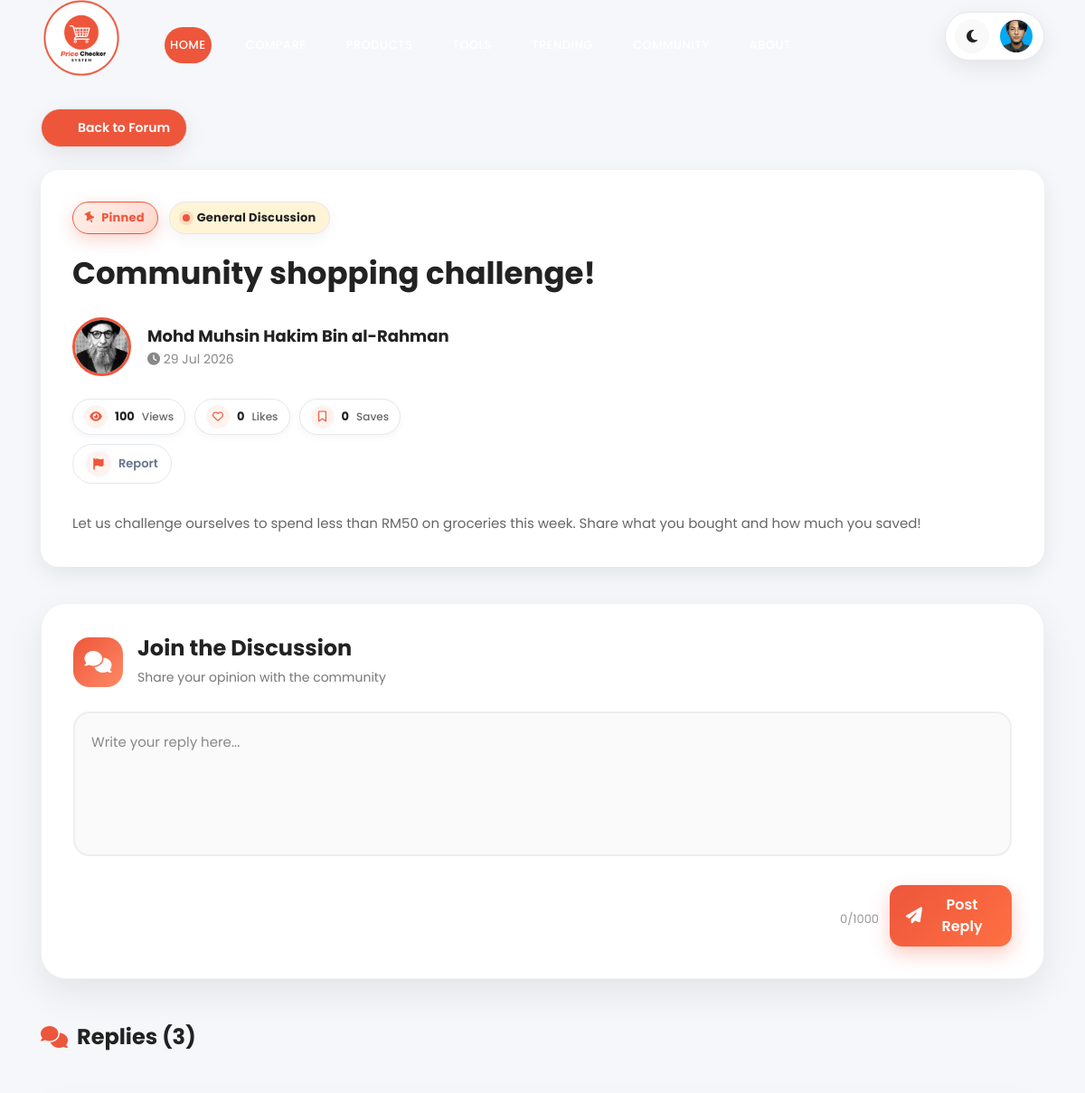
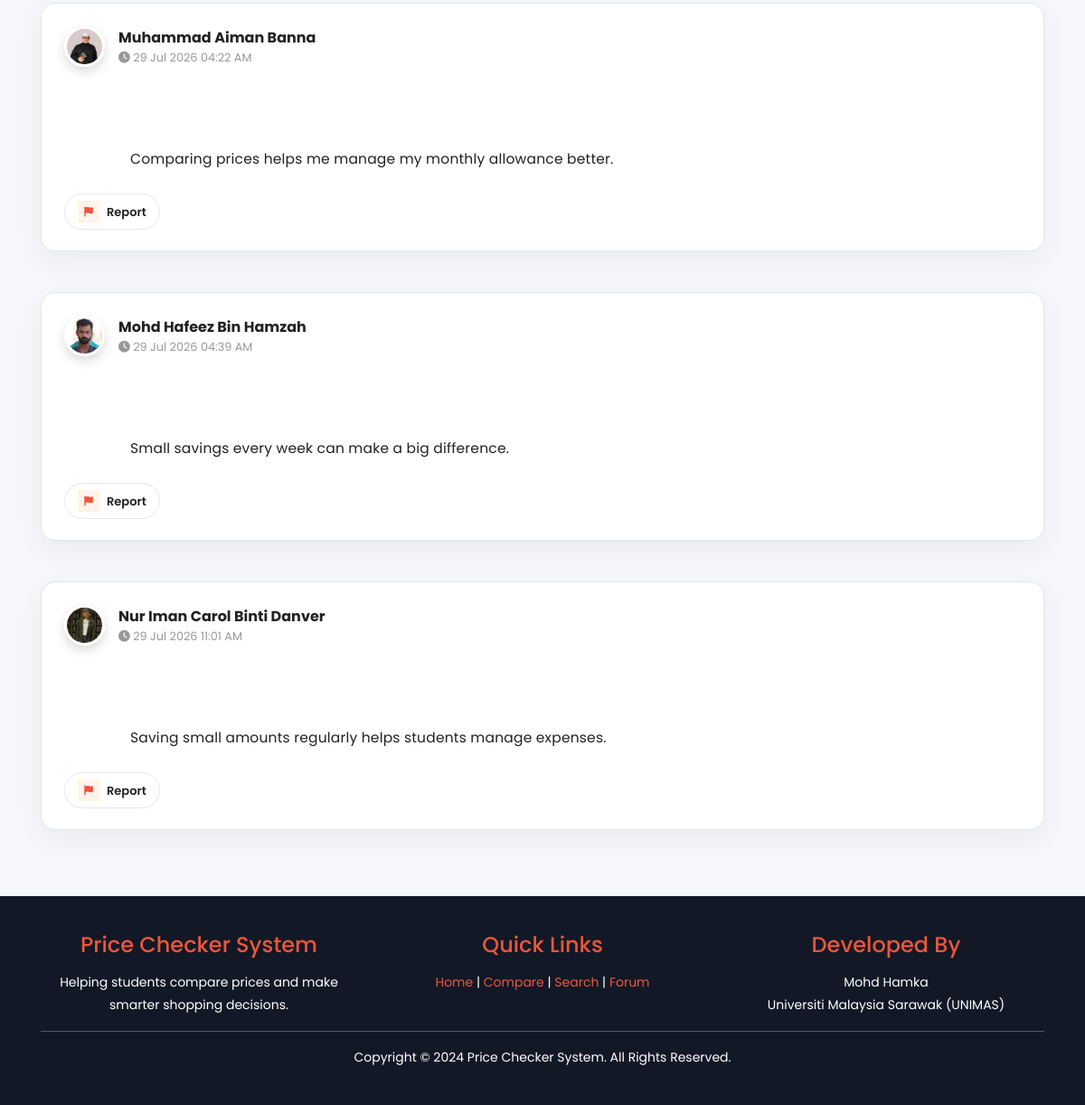
/src/student/viewTopic.php?id=51 (signed in), run on the app's committed database (2 pictures, top to bottom).
### tables this page shows
CREATE TABLE `student` (
  `studentID` int(11) NOT NULL,
  `fullName` varchar(255) NOT NULL,
  `username` varchar(255) NOT NULL,
  `email` varchar(255) NOT NULL,
  `password` varchar(255) NOT NULL,
  `studentIMG` varchar(255) NOT NULL,
  `logStatus` varchar(255) NOT NULL,
  `created_at` timestamp NOT NULL DEFAULT current_timestamp()
);

CREATE TABLE `forumtopic` (
  `topicID` int(11) NOT NULL,
  `studentID` int(11) NOT NULL,
  `categoryID` int(11) NOT NULL,
  `topicTitle` varchar(200) NOT NULL,
  `topicContent` text NOT NULL,
  `views` int(11) DEFAULT 0,
  `isPinned` tinyint(1) DEFAULT 0,
  `isLocked` tinyint(1) DEFAULT 0,
  `status` enum('Active','Hidden') DEFAULT 'Active',
  `created_at` timestamp NOT NULL DEFAULT current_timestamp(),
  `updated_at` timestamp NOT NULL DEFAULT current_timestamp() ON UPDATE current_timestamp(),
  `topicTags` varchar(255) DEFAULT NULL
);

CREATE TABLE `forumcategory` (
  `categoryID` int(11) NOT NULL,
  `categoryName` varchar(100) NOT NULL,
  `categoryDescription` varchar(255) DEFAULT NULL,
  `created_at` timestamp NOT NULL DEFAULT current_timestamp()
);

CREATE TABLE `forumreply` (
  `replyID` int(11) NOT NULL,
  `topicID` int(11) NOT NULL,
  `studentID` int(11) NOT NULL,
  `replyContent` text NOT NULL,
  `created_at` timestamp NOT NULL DEFAULT current_timestamp(),
  `updated_at` timestamp NULL DEFAULT current_timestamp() ON UPDATE current_timestamp()
);

### src/student/includes/header.php (shortened to what this page needs)
<?php
$currentPage = basename($_SERVER['PHP_SELF']);
$isDashboard = ($currentPage == "dashboard.php");
?>
<header class="header-area header-sticky">
    <div class="container">
        <div class="row">
            <div class="col-12">
                <nav class="main-nav">
                    <a href="../student/dashboard.php" class="logo">
                        <img src="../../assets/images/logo.png">
                    </a>
                    <ul class="nav">
                        <li>
                            <a href="<?php echo $isDashboard ? '#top' : '../student/dashboard.php#top'; ?>" class="nav-link active">
                                Home
                            </a>
                        </li>
                        <li>
                            <a href="<?php echo $isDashboard ? '#compare' : '../student/dashboard.php#compare'; ?>" class="nav-link">
                            </a>
                        </li>
                        <li>
                            <a href="<?php echo $isDashboard ? '#search' : '../student/dashboard.php#search'; ?>" class="nav-link">
                            </a>
                        </li>
                        <li>
                            <a href="<?php echo $isDashboard ? '#tools' : '../student/dashboard.php#tools'; ?>" class="nav-link">
                            </a>
                        </li>
                        <li>
                            <a href="<?php echo $isDashboard ? '#trend' : '../student/dashboard.php#trend'; ?>" class="nav-link">
                            </a>
                        </li>
                        <li>
                            <a href="<?php echo $isDashboard ? '#community' : '../student/dashboard.php#community'; ?>" class="nav-link">
                            </a>
                        </li>
                        <li>
                            <a href="<?php echo $isDashboard ? '#why-us' : '../student/dashboard.php#why-us'; ?>" class="nav-link">
                            </a>
                        </li>
                    </ul>
                    <div class="user-actions">
                        <button id="themeToggle"
                                class="theme-btn"
                                type="button">
                            <i class="fa-solid fa-moon"></i>
                        </button>
                        <div class="dropdown">
                            <img src="<?php echo $img; ?>"
                                 class="profile-avatar">
                        </div>
                    </div>
                </nav>
            </div>
        </div>
    </div>
</header>

### src/includes/forum/forumTopicHeader.php (shortened to what this page needs)
<div class="topic-header-card">
    <div class="topic-header-top">
        <?php if($topic['isPinned']){ ?>
            <span class="pin-badge">
                <i class="fa fa-thumb-tack"></i>
                Pinned
            </span>
        <?php } ?>
        <span class="category-badge">
            <span class="category-dot"></span>
            <?php echo htmlspecialchars($topic['categoryName']); ?>
        </span>
    </div>
    <h1 class="topic-header-title">
        <?php echo htmlspecialchars($topic['topicTitle']); ?>
    </h1>
    <div class="topic-header-author">
        <img
        src="<?php echo !empty($topic['studentIMG']) ? $topic['studentIMG'] : '../../assets/images/profile/default.png'; ?>"
        class="topic-avatar">
        <div>
            <strong>
                <?php echo htmlspecialchars($topic['fullName']); ?>
            </strong>
            <br>
            <small>
                <i class="fa-solid fa-clock"></i>
                <?php echo date("d M Y",strtotime($topic['created_at'])); ?>
            </small>
        </div>
    </div>
    <div class="topic-stats">
        <span class="stat-chip views-chip">
            <i class="fa-solid fa-eye"></i>
            <strong>
                <?php echo $topic['views']; ?>
            </strong>
            <small>
                Views
            </small>
        </span>
        <span class="stat-chip like-chip">
            <a href="#"
            class="like-btn"
            data-id="<?php echo $topic['topicID']; ?>">
                <i class="<?php echo $topic['userLiked']
                    ? 'fa-solid fa-heart'
                    : 'fa-regular fa-heart'; ?>">
                </i>
            </a>
            <span class="like-count">
                <?php echo $topic['totalLikes']; ?>
            </span>
            <small>
                Likes
            </small>
        </span>
        <span class="stat-chip bookmark-chip">
            <a href="#"
            class="bookmark-btn"
            data-id="<?php echo $topic['topicID']; ?>">
                <i class="<?php echo $topic['userBookmarked']
                    ? 'fa-solid fa-bookmark'
                    : 'fa-regular fa-bookmark'; ?>">
                </i>
            </a>
            <span class="bookmark-count">
                <?php echo $topic['totalBookmarks']; ?>
            </span>
            <small>
                Saves
            </small>
        </span>
    </div>
    <div class="topic-actions">
        <?php
        if(
            isset($studentID) &&
            $topic['studentID'] != $studentID
        )
        {
            include(__DIR__ . "/forumTopicReportAction.php");
        }
        ?>
        <br>
    </div>
    <div class="topic-description">
        <?php echo nl2br(htmlspecialchars($topic['topicContent'])); ?>
    </div>
</div>

### src/includes/forum/replyList.php
<div class="reply-list">
    <h4>
        <i class="fa fa-comments"></i>
        Replies
        (<?php echo mysqli_num_rows($replyQuery); ?>)
    </h4>
    <?php if(mysqli_num_rows($replyQuery)==0){ ?>
        <?php include("../includes/forum/replyEmpty.php"); ?>
    <?php }else{ ?>
        <?php while($reply=mysqli_fetch_assoc($replyQuery)){ ?>
            <?php include("../includes/forum/replyCard.php"); ?>
        <?php } ?>
    <?php } ?>
</div>

### src/includes/forum/replyHeader.php
<div class="reply-header">
    <div class="reply-user">
        <img
        src="<?php echo !empty($reply['studentIMG']) ? $reply['studentIMG'] : '../../assets/images/profile/default.png'; ?>"
        class="reply-avatar">
        <div>
            <strong>
                <?php echo htmlspecialchars($reply['fullName']); ?>
            </strong>
            <br>
            <small>
                <i class="fa-solid fa-clock"></i>
                <?php echo date("d M Y h:i A",strtotime($reply['created_at'])); ?>
            </small>
        </div>
    </div>
</div>

### src/includes/forum/replyContent.php
<div class="reply-content">
    <?php
    echo nl2br(
        htmlspecialchars($reply['replyContent'])
    );
    ?>
</div>
<?php
if(
    isset($studentID) &&
    $reply['studentID'] != $studentID
)
{
    include(__DIR__ . "/replyReportAction.php");
}
?>

### src/includes/forum/replyReportAction.php
<br>
<button
    type="button"
    class="topic-action-btn report-reply-btn"
    data-id="<?php echo $reply['replyID']; ?>">
    <span class="report-icon">
        <i class="fa-solid fa-flag"></i>
    </span>
    <span>
        Report
    </span>
</button>

### assets/css/styleindex.css (style rules this page uses)
html, body, div, span, applet, object, iframe, h1, h2, h3, h4, h5, h6, p, blockquote, div pre, a, abbr, acronym, address, big, cite, code, del, dfn, em, font, img, ins, kbd, q, s, samp, small, strike, strong, sub, sup, tt, var, b, u, i, center, dl, dt, dd, ol, ul, li, figure, header, nav, section, article, aside, footer, figcaption { margin: 0; padding: 0; border: 0; outline: 0; }
ul, li { padding: 0; margin: 0; list-style: none; }
header, nav, section, article, aside, footer, hgroup { display: block; }
* { box-sizing: border-box; }
html, body { font-family: 'Poppins', sans-serif; font-weight: 400; background-color: #fff; font-size: 16px; -ms-text-size-adjust: 100%; -webkit-font-smoothing: antialiased; -moz-osx-font-smoothing: grayscale; }
a { text-decoration: none !important; }
h1, h2, h3, h4, h5, h6 { margin-top: 0px; margin-bottom: 0px; }
ul { margin-bottom: 0px; }
html, body { background: #fff; font-family: 'Poppins', sans-serif; }
.header-area { position: absolute; top: 0px; left: 0px; right: 0px; z-index: 100; height: 90px; background: rgba(250,250,250,0.1); -webkit-transition: all .5s ease 0s; -moz-transition: all .5s ease 0s; -o-transition: all .5s ease 0s; transition: all .5s ease 0s; }
.header-area .main-nav { min-height: 80px; background: transparent; }
.header-area .main-nav .logo { line-height:50px; color: #fff; font-size: 32px; font-weight: 800; float: left; -webkit-transition: all 0.3s ease 0s; -moz-transition: all 0.3s ease 0s; -o-transition: all 0.3s ease 0s; transition: all 0.3s ease 0s; }
.header-area .main-nav .nav { float: right; margin-top: 27px; margin-right: 0px; background-color: transparent; -webkit-transition: all 0.3s ease 0s; -moz-transition: all 0.3s ease 0s; -o-transition: all 0.3s ease 0s; transition: all 0.3s ease 0s; position: relative; z-index: 999; }
.header-area .main-nav .nav li { padding-left: 20px; padding-right: 20px; }
.header-area .main-nav .nav li a { display: block; font-weight: 500; font-size: 13px; color: #7a7a7a; -webkit-transition: all 0.3s ease 0s; -moz-transition: all 0.3s ease 0s; -o-transition: all 0.3s ease 0s; transition: all 0.3s ease 0s; height: 40px; line-height: 40px; border: transparent; }
.header-area .main-nav .nav li a { color: #fff; }
.header-area.header-sticky { min-height: 80px; }
.header-area.header-sticky .nav { margin-top: 20px !important; }
@media (max-width: 1200px) { .header-area .main-nav .nav li { padding-left: 12px; padding-right: 12px; } }
@media (max-width: 1200px) { .header-area .main-nav:before { display: none; } }
@media (min-width: 767px) { .header-area .main-nav .nav { display: flex !important; } }

### data on the page
student: studentIMG (picture)
forumtopic: categoryID.categoryName "General Discussion", topicTitle "Community shopping challenge!", studentID.studentIMG (picture), studentID.fullName "Mohd Muhsin Hakim Bin al-Rahman", created_at "29 Jul 2026", views "100", topicContent "Let us challenge ourselves to spend less than RM50 on groceries this week. Share what you bought and how much you saved!"
forumreply: studentID.studentIMG (picture), studentID.fullName "Muhammad Aiman Banna", created_at "29 Jul 2026 04:22 AM", replyContent "Comparing prices helps me manage my monthly allowance better."
forumreply: studentID.studentIMG (picture), studentID.fullName "Mohd Hafeez Bin Hamzah", created_at "29 Jul 2026 04:39 AM", replyContent "Small savings every week can make a big difference."
forumreply: studentID.studentIMG (picture), studentID.fullName "Nur Iman Carol Binti Danver", created_at "29 Jul 2026 11:01 AM", replyContent "Saving small amounts regularly helps students manage expenses."

### other printed values
$topic['totalLikes'] "0"
$topic['totalBookmarks'] "0"
mysqli_num_rows($replyQuery) "3"
